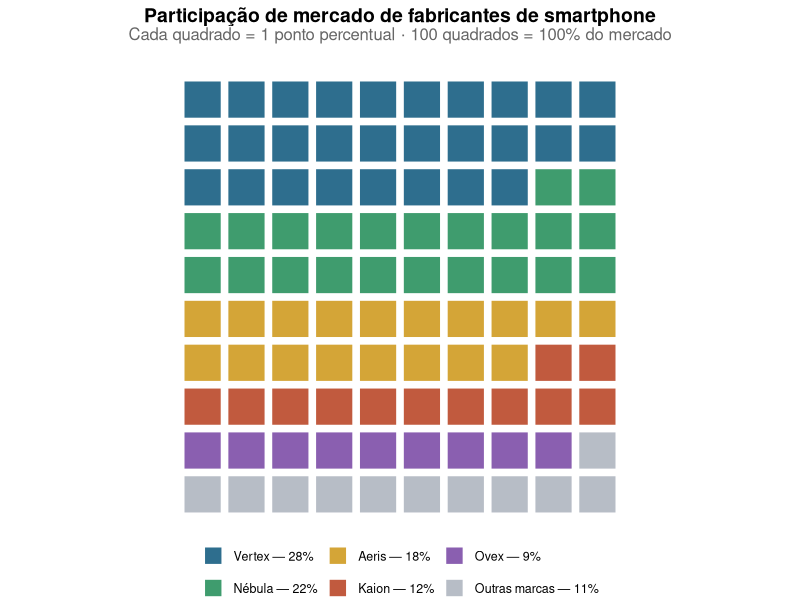

This figure's R source:
# Libraries
library(ggplot2)
library(dplyr)
library(jsonlite)

# Sessao roda em locale C puro (ASCII) neste ambiente -- sem isso, toda
# string acentuada sai corrompida byte a byte no data.json e no proprio PNG.
# "C.utf8" existe no sistema (locale -a). Ver AGENTS.md, "Licoes aprendidas".
invisible(Sys.setlocale("LC_CTYPE", "C.utf8"))

# Waffle chart: participacao de mercado de fabricantes de smartphone, 100
# quadrados = 100%, um quadrado por ponto percentual. Primeiro gráfico de
# part-of-whole que usa AREA DISCRETA CONTADA em vez de area/angulo
# continuo (pizza, rosca, treemap, circle packing e sunburst desta mesma
# categoria codificam proporcao por angulo ou area continua -- aqui cada
# unidade e' um quadrado inteiro, contavel, o que troca precisao de leitura
# por facilidade de contagem, sem pacote especifico (montado a mao com
# geom_tile, mesma logica de "sem widget pronto -> desenha na mao" ja usada
# no ternario e no upset desta base).
set.seed(3301)

fabricante <- c("Vertex", "Nébula", "Aeris", "Kaion", "Ovex", "Outras marcas")
participacao <- c(28, 22, 18, 12, 9, 11)
stopifnot(sum(participacao) == 100)

dados <- data.frame(fabricante = fabricante, participacao = participacao) %>%
  mutate(fabricante = factor(fabricante, levels = fabricante))

# Uma linha por PONTO PERCENTUAL (100 linhas no total) -- repete o nome do
# fabricante `participacao` vezes, na ordem, e preenche uma grade 10x10 lendo
# da esquerda pra direita e de cima pra baixo (ordem de leitura ocidental,
# igual texto). "index" e' a posicao de preenchimento (1 a 100); linha/coluna
# saem dele via divisao inteira e resto.
LADO <- 10
unidades <- dados %>%
  tidyr::uncount(participacao) %>%
  mutate(
    indice = row_number() - 1,
    coluna = indice %% LADO,
    linha = LADO - 1 - (indice %/% LADO) # inverte pra crescer de baixo pra cima
  )

paleta_fabricante <- c(
  "Vertex"        = "#2E6E8E",
  "Nébula"        = "#3F9C6E",
  "Aeris"         = "#D4A537",
  "Kaion"         = "#C15A3E",
  "Ovex"          = "#8A5FB0",
  "Outras marcas" = "#B7BDC6"
)

rotulos_legenda <- setNames(paste0(dados$fabricante, " — ", dados$participacao, "%"), dados$fabricante)

p <- ggplot(unidades, aes(x = coluna, y = linha, fill = fabricante)) +
  geom_tile(colour = "white", linewidth = 1.1, width = 0.9, height = 0.9) +
  scale_fill_manual(values = paleta_fabricante, labels = rotulos_legenda, name = NULL) +
  coord_equal() +
  labs(
    title = "Participação de mercado de fabricantes de smartphone",
    subtitle = "Cada quadrado = 1 ponto percentual · 100 quadrados = 100% do mercado"
  ) +
  theme_void(base_size = 12) +
  theme(
    plot.title = element_text(face = "bold", size = 14, hjust = 0.5),
    plot.subtitle = element_text(colour = "grey40", hjust = 0.5, margin = margin(b = 10)),
    legend.position = "bottom",
    legend.text = element_text(size = 9)
  )

ggsave("output.png", plot = p, width = 7.5, height = 8.5, dpi = 150)

# ---------------------------------------------------------------------------
# Versao interativa: o D3 recebe so a lista fabricante+participacao (nao a
# grade ja preenchida) -- ele monta as 100 unidades e a leitura em
# serpentina sozinho, mesmo principio ja usado nos outros graficos desta
# base (formula compartilhada, nunca geometria pronta).
# ---------------------------------------------------------------------------
viz <- list(
  meta = list(cores = as.list(paleta_fabricante), lado = LADO),
  dados = lapply(seq_len(nrow(dados)), function(i) {
    list(fabricante = as.character(dados$fabricante[i]), participacao = dados$participacao[i])
  })
)

write_json(viz, "data.json", auto_unbox = TRUE, digits = NA)
